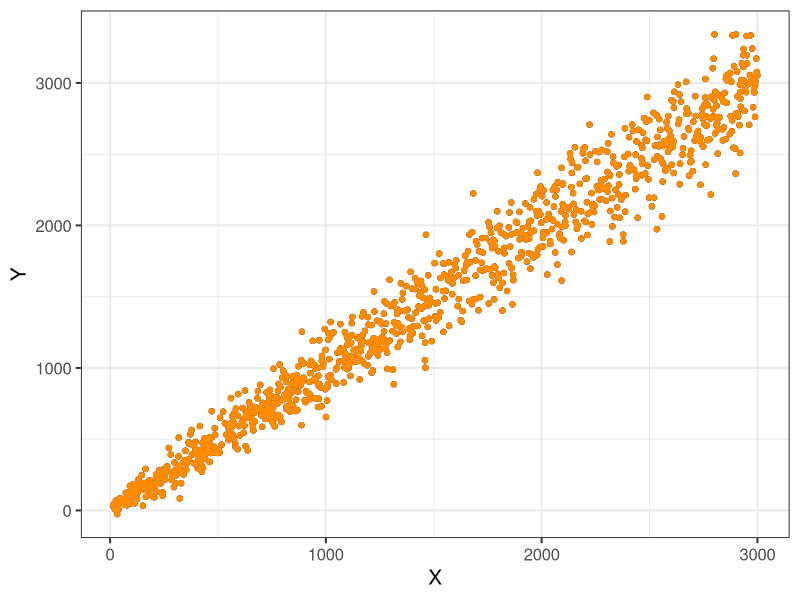

The R source for this figure:
## ---- chunk 1
library(ggplot2)

N <- 1000

set.seed(11071995)
X <- sample((N/100):(N*3), N)
Y <- rnorm(N,X,4*sqrt(X))

qplot(X,Y) + 
  theme_bw(15) + 
  geom_point(color = 'darkorange')  

X2 <- sqrt(X)
dataset <- data.frame(Y,X,X2)
